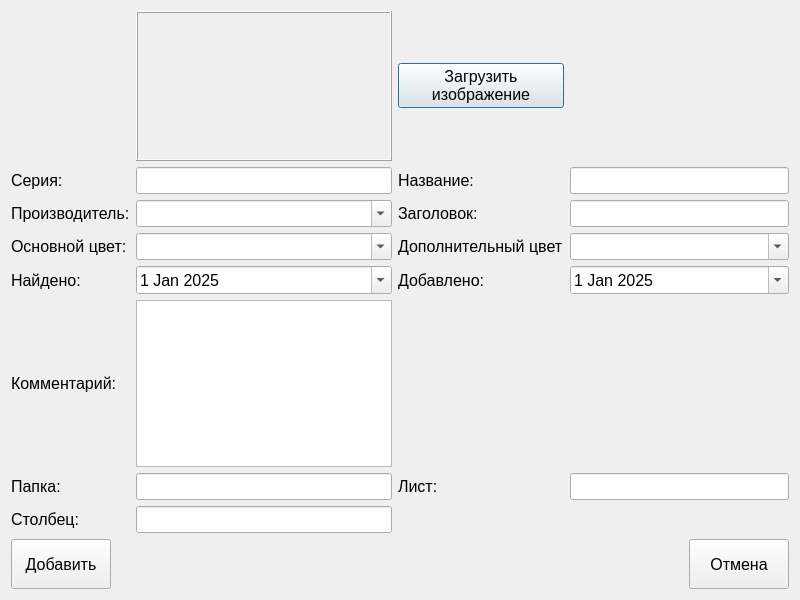
<?xml version="1.0" encoding="UTF-8"?>
<ui version="4.0">
 <class>AddingCapForm</class>
 <widget class="QDialog" name="AddingCapForm">
  <property name="geometry">
   <rect>
    <x>0</x>
    <y>0</y>
    <width>800</width>
    <height>600</height>
   </rect>
  </property>
  <property name="minimumSize">
   <size>
    <width>800</width>
    <height>600</height>
   </size>
  </property>
  <property name="font">
   <font>
    <pointsize>12</pointsize>
   </font>
  </property>
  <property name="windowTitle">
   <string>Добавление новой пробки</string>
  </property>
  <layout class="QVBoxLayout" name="verticalLayout">
   <item>
    <layout class="QGridLayout" name="gridLayout">
     <item row="1" column="2">
      <widget class="QLabel" name="label_12">
       <property name="text">
        <string>Название:</string>
       </property>
      </widget>
     </item>
     <item row="3" column="3">
      <widget class="QComboBox" name="comboBox_secondColor">
       <property name="editable">
        <bool>true</bool>
       </property>
      </widget>
     </item>
     <item row="7" column="1">
      <widget class="QLineEdit" name="lineEdit_stolbecField"/>
     </item>
     <item row="6" column="3">
      <widget class="QLineEdit" name="lineEdit_listField"/>
     </item>
     <item row="5" column="1">
      <widget class="QTextEdit" name="textEdit_commField"/>
     </item>
     <item row="4" column="2">
      <widget class="QLabel" name="label_6">
       <property name="text">
        <string>Добавлено:</string>
       </property>
      </widget>
     </item>
     <item row="3" column="1">
      <widget class="QComboBox" name="comboBox_mainColor">
       <property name="editable">
        <bool>true</bool>
       </property>
      </widget>
     </item>
     <item row="4" column="3">
      <widget class="QDateEdit" name="dateEdit_addingDate">
       <property name="calendarPopup">
        <bool>true</bool>
       </property>
       <property name="date">
        <date>
         <year>2025</year>
         <month>1</month>
         <day>1</day>
        </date>
       </property>
      </widget>
     </item>
     <item row="6" column="1">
      <widget class="QLineEdit" name="lineEdit_papkaField"/>
     </item>
     <item row="2" column="2">
      <widget class="QLabel" name="label_10">
       <property name="text">
        <string>Заголовок:</string>
       </property>
      </widget>
     </item>
     <item row="1" column="0">
      <widget class="QLabel" name="label_11">
       <property name="text">
        <string>Серия:</string>
       </property>
      </widget>
     </item>
     <item row="1" column="1">
      <widget class="QLineEdit" name="lineEdit_seriaField"/>
     </item>
     <item row="2" column="3">
      <widget class="QLineEdit" name="lineEdit_headerField"/>
     </item>
     <item row="1" column="3">
      <widget class="QLineEdit" name="lineEdit_nameField"/>
     </item>
     <item row="6" column="0">
      <widget class="QLabel" name="label">
       <property name="text">
        <string>Папка:</string>
       </property>
      </widget>
     </item>
     <item row="3" column="0">
      <widget class="QLabel" name="label_7">
       <property name="text">
        <string>Основной цвет:</string>
       </property>
      </widget>
     </item>
     <item row="4" column="1">
      <widget class="QDateEdit" name="dateEdit_findingDate">
       <property name="calendarPopup">
        <bool>true</bool>
       </property>
       <property name="date">
        <date>
         <year>2025</year>
         <month>1</month>
         <day>1</day>
        </date>
       </property>
      </widget>
     </item>
     <item row="6" column="2">
      <widget class="QLabel" name="label_2">
       <property name="text">
        <string>Лист:</string>
       </property>
      </widget>
     </item>
     <item row="3" column="2">
      <widget class="QLabel" name="label_8">
       <property name="text">
        <string>Дополнительный цвет</string>
       </property>
      </widget>
     </item>
     <item row="2" column="0">
      <widget class="QLabel" name="label_9">
       <property name="text">
        <string>Производитель:</string>
       </property>
      </widget>
     </item>
     <item row="4" column="0">
      <widget class="QLabel" name="label_5">
       <property name="text">
        <string>Найдено:</string>
       </property>
      </widget>
     </item>
     <item row="2" column="1">
      <widget class="QComboBox" name="comboBox_manufacturer">
       <property name="editable">
        <bool>true</bool>
       </property>
      </widget>
     </item>
     <item row="5" column="0">
      <widget class="QLabel" name="label_4">
       <property name="text">
        <string>Комментарий:</string>
       </property>
      </widget>
     </item>
     <item row="7" column="0">
      <widget class="QLabel" name="label_3">
       <property name="text">
        <string>Столбец:</string>
       </property>
      </widget>
     </item>
     <item row="0" column="1">
      <widget class="QLabel" name="label_pictureField">
       <property name="minimumSize">
        <size>
         <width>150</width>
         <height>150</height>
        </size>
       </property>
       <property name="maximumSize">
        <size>
         <width>300</width>
         <height>300</height>
        </size>
       </property>
       <property name="frameShape">
        <enum>QFrame::Box</enum>
       </property>
       <property name="frameShadow">
        <enum>QFrame::Raised</enum>
       </property>
       <property name="text">
        <string/>
       </property>
       <property name="scaledContents">
        <bool>true</bool>
       </property>
      </widget>
     </item>
     <item row="0" column="2">
      <widget class="QPushButton" name="pushButton_addPhoto">
       <property name="sizePolicy">
        <sizepolicy hsizetype="Minimum" vsizetype="Fixed">
         <horstretch>0</horstretch>
         <verstretch>0</verstretch>
        </sizepolicy>
       </property>
       <property name="text">
        <string>Загрузить 
изображение</string>
       </property>
      </widget>
     </item>
    </layout>
   </item>
   <item>
    <layout class="QHBoxLayout" name="horizontalLayout">
     <property name="sizeConstraint">
      <enum>QLayout::SetMinimumSize</enum>
     </property>
     <item>
      <widget class="QPushButton" name="pushButton_addNewCap">
       <property name="minimumSize">
        <size>
         <width>100</width>
         <height>50</height>
        </size>
       </property>
       <property name="text">
        <string>Добавить</string>
       </property>
      </widget>
     </item>
     <item>
      <spacer name="horizontalSpacer">
       <property name="orientation">
        <enum>Qt::Horizontal</enum>
       </property>
       <property name="sizeHint" stdset="0">
        <size>
         <width>40</width>
         <height>20</height>
        </size>
       </property>
      </spacer>
     </item>
     <item>
      <widget class="QPushButton" name="pushButton_exit">
       <property name="minimumSize">
        <size>
         <width>100</width>
         <height>50</height>
        </size>
       </property>
       <property name="text">
        <string>Отмена</string>
       </property>
      </widget>
     </item>
    </layout>
   </item>
  </layout>
 </widget>
 <resources/>
 <connections/>
</ui>
